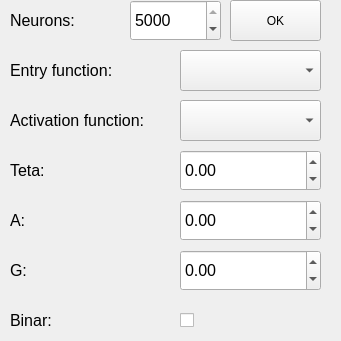
   <widget class="QWidget" name="hl1_widget_3" native="true">
    <property name="geometry">
     <rect>
      <x>380</x>
      <y>690</y>
      <width>341</width>
      <height>341</height>
     </rect>
    </property>
    <widget class="QPushButton" name="hl1_neurons_ok">
     <property name="geometry">
      <rect>
       <x>230</x>
       <y>0</y>
       <width>91</width>
       <height>41</height>
      </rect>
     </property>
     <property name="text">
      <string>OK</string>
     </property>
    </widget>
    <widget class="QLabel" name="a_label_hl1">
     <property name="geometry">
      <rect>
       <x>10</x>
       <y>200</y>
       <width>161</width>
       <height>41</height>
      </rect>
     </property>
     <property name="font">
      <font>
       <pointsize>12</pointsize>
      </font>
     </property>
     <property name="text">
      <string>A:</string>
     </property>
    </widget>
    <widget class="QLabel" name="entry_function_label_hl1">
     <property name="geometry">
      <rect>
       <x>10</x>
       <y>50</y>
       <width>161</width>
       <height>41</height>
      </rect>
     </property>
     <property name="font">
      <font>
       <pointsize>12</pointsize>
      </font>
     </property>
     <property name="text">
      <string>Entry function:</string>
     </property>
    </widget>
    <widget class="QLabel" name="teta_label_hl1">
     <property name="geometry">
      <rect>
       <x>10</x>
       <y>150</y>
       <width>161</width>
       <height>41</height>
      </rect>
     </property>
     <property name="font">
      <font>
       <pointsize>12</pointsize>
      </font>
     </property>
     <property name="text">
      <string>Teta:</string>
     </property>
    </widget>
    <widget class="QDoubleSpinBox" name="g_sb_hl1">
     <property name="geometry">
      <rect>
       <x>180</x>
       <y>250</y>
       <width>141</width>
       <height>41</height>
      </rect>
     </property>
     <property name="font">
      <font>
       <pointsize>12</pointsize>
      </font>
     </property>
     <property name="minimum">
      <double>-5000.000000000000000</double>
     </property>
     <property name="singleStep">
      <double>0.100000000000000</double>
     </property>
    </widget>
    <widget class="QCheckBox" name="binar_cb_hl1">
     <property name="geometry">
      <rect>
       <x>180</x>
       <y>300</y>
       <width>131</width>
       <height>41</height>
      </rect>
     </property>
     <property name="text">
      <string/>
     </property>
     <property name="iconSize">
      <size>
       <width>20</width>
       <height>20</height>
      </size>
     </property>
    </widget>
    <widget class="QComboBox" name="activation_function_cb_hl1">
     <property name="geometry">
      <rect>
       <x>180</x>
       <y>100</y>
       <width>141</width>
       <height>41</height>
      </rect>
     </property>
     <property name="font">
      <font>
       <pointsize>12</pointsize>
      </font>
     </property>
    </widget>
    <widget class="QSpinBox" name="hl1_neurons_sb">
     <property name="geometry">
      <rect>
       <x>130</x>
       <y>0</y>
       <width>91</width>
       <height>41</height>
      </rect>
     </property>
     <property name="font">
      <font>
       <pointsize>12</pointsize>
      </font>
     </property>
     <property name="maximum">
      <number>5000</number>
     </property>
     <property name="value">
      <number>5000</number>
     </property>
    </widget>
    <widget class="QDoubleSpinBox" name="teta_sb_hl1">
     <property name="geometry">
      <rect>
       <x>180</x>
       <y>150</y>
       <width>141</width>
       <height>41</height>
      </rect>
     </property>
     <property name="font">
      <font>
       <pointsize>12</pointsize>
      </font>
     </property>
     <property name="minimum">
      <double>-5000.000000000000000</double>
     </property>
     <property name="singleStep">
      <double>0.100000000000000</double>
     </property>
    </widget>
    <widget class="QDoubleSpinBox" name="a_sb_hl1">
     <property name="geometry">
      <rect>
       <x>180</x>
       <y>200</y>
       <width>141</width>
       <height>41</height>
      </rect>
     </property>
     <property name="font">
      <font>
       <pointsize>12</pointsize>
      </font>
     </property>
     <property name="minimum">
      <double>-5000.000000000000000</double>
     </property>
     <property name="singleStep">
      <double>0.100000000000000</double>
     </property>
    </widget>
    <widget class="QLabel" name="hl1_neurons_label">
     <property name="geometry">
      <rect>
       <x>10</x>
       <y>0</y>
       <width>111</width>
       <height>41</height>
      </rect>
     </property>
     <property name="font">
      <font>
       <pointsize>12</pointsize>
      </font>
     </property>
     <property name="text">
      <string>Neurons:</string>
     </property>
    </widget>
    <widget class="QLabel" name="g_label_hl1">
     <property name="geometry">
      <rect>
       <x>10</x>
       <y>250</y>
       <width>161</width>
       <height>41</height>
      </rect>
     </property>
     <property name="font">
      <font>
       <pointsize>12</pointsize>
      </font>
     </property>
     <property name="text">
      <string>G:</string>
     </property>
    </widget>
    <widget class="QComboBox" name="entry_function_cb_hl1">
     <property name="geometry">
      <rect>
       <x>180</x>
       <y>50</y>
       <width>141</width>
       <height>41</height>
      </rect>
     </property>
     <property name="font">
      <font>
       <pointsize>12</pointsize>
      </font>
     </property>
     <property name="currentText">
      <string/>
     </property>
    </widget>
    <widget class="QLabel" name="activation_function_label_hl1">
     <property name="geometry">
      <rect>
       <x>10</x>
       <y>100</y>
       <width>161</width>
       <height>41</height>
      </rect>
     </property>
     <property name="font">
      <font>
       <pointsize>12</pointsize>
      </font>
     </property>
     <property name="text">
      <string>Activation function:</string>
     </property>
    </widget>
    <widget class="QLabel" name="binar_label_hl1">
     <property name="geometry">
      <rect>
       <x>10</x>
       <y>300</y>
       <width>161</width>
       <height>41</height>
      </rect>
     </property>
     <property name="font">
      <font>
       <pointsize>12</pointsize>
      </font>
     </property>
     <property name="text">
      <string>Binar:</string>
     </property>
    </widget>
   </widget>
